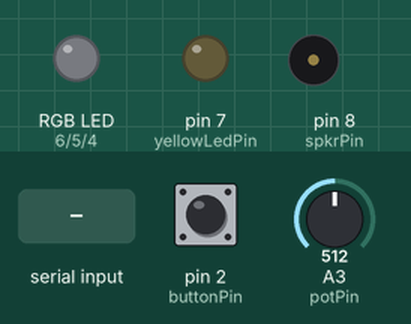
Simulated run of this sketch. Board: Arduino Uno, built with avr-gcc and run on an emulated ATmega328P. On the bench: an RGB LED mixed from three pins (HIGH = lit), output pins drawn as LEDs (lit = HIGH), buzzer (waves = sounding). Inputs (shaded band) come from the test bench; at power-on: pin 2 (buttonPin) LOW, A3 (potPin) = 512. Dim RGB values are drawn brighter than linear; what the sketch prints to the serial monitor is not drawn.

Above: at 1.2 s.
1.3 s: "3" received over Serial
At 2.36 s:
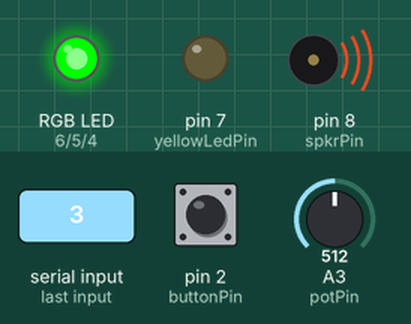
4.3 s: "1" received over Serial
At 5.7 s:
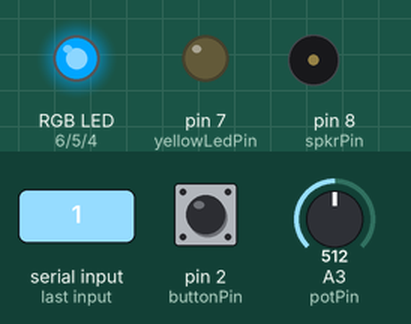
6.0 s: "2" received over Serial
At 6.6 s:
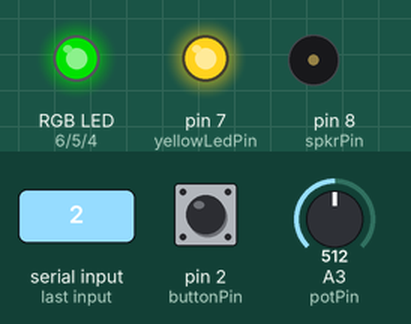
7.5 s: "4" received over Serial
At 7.65 s:
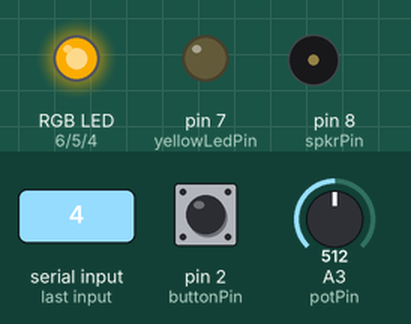
10.5 s: pin 2 (buttonPin) pulled HIGH for 0.15 s
At 10.67 s:
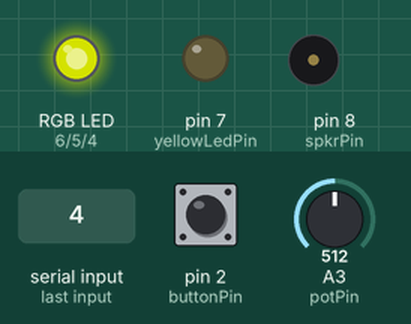
13.6 s: A3 (potPin) set to 0
Timing chart, 0 to 17.6 s (numbered marks = the images above; inputs shaded):
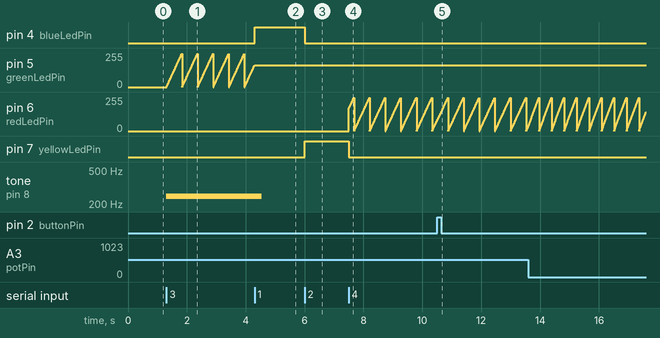

The sketch:

Final.ino
```cpp
#include "pitches.h"

// defining pins for the inputs
const int potPin = A3;
const int buttonPin = 2;

// defining pins for the outputs
const int blueLedPin = 4;
const int greenLedPin = 5;
const int redLedPin = 6;
const int yellowLedPin = 7;
const int spkrPin = 8;

// defining notes from pitches.h
int melody[] = {
  NOTE_B3, NOTE_D2
};

// note durations: 4 = quarter note, 2 = half note, etc.:
int noteDurations[] = {
  4
};

// defining some integers for delaying sound/light and fading
int ledDelay, noteDelay = millis();
int fadeValue, thisNote = 0;

// initial pin state for all the LEDs
char ledPinState = '0';

void setup() {
  // initializing the inputs
  pinMode(buttonPin, INPUT);
  pinMode(potPin, INPUT);

  // initializing the outputs
  pinMode(blueLedPin, OUTPUT);
  pinMode(yellowLedPin, OUTPUT);
  pinMode(greenLedPin, OUTPUT);
  pinMode(redLedPin, OUTPUT);

  Serial.begin(9600); // initialize serial communication at 9600 bits per second:
}


void loop() {
  int sensorValue = analogRead(potPin); // assigning potentiometer value to an integer
  Serial.println(sensorValue); // print out the value you read
  delay(1);        // delay in between reads for stability

  int buttonState = digitalRead(buttonPin); // reading if the button is pressed

  if (buttonState == HIGH) {  // If switch is ON,
    Serial.println("HIGH");   // send "HIGH" to Processing
  } else {
    Serial.println("LOW");      // If the switch is not ON, send "LOW" to Processing
  }

  // read the input on analog pin 0:
  if (Serial.available() > 0) {         //if some data is available of in the serial port
    ledPinState = Serial.read();        //read the value
  }

  if (ledPinState == '0') { // For when the game isn't started
    noTone(spkrPin); // the buzzer doesn't play

    // all the LEDs are off
    analogWrite(greenLedPin, 0);
    analogWrite(redLedPin, 0);
    digitalWrite(blueLedPin, LOW);
    digitalWrite(yellowLedPin, LOW);
  }

  else if (ledPinState == '1') {
    digitalWrite(blueLedPin, HIGH);
    digitalWrite(yellowLedPin, LOW);
  }

  else if (ledPinState == '2') {
    digitalWrite(yellowLedPin, HIGH);
    digitalWrite(blueLedPin, LOW);
  }

  else if (ledPinState == '3') {
    digitalWrite(yellowLedPin, LOW);
    digitalWrite(blueLedPin, LOW);

    analogWrite(greenLedPin, fadeValue);
    if (millis() - ledDelay > 5) {
      fadeValue = (fadeValue + 5) % 255;
      ledDelay = millis();
    }
    // to calculate the note duration, take one second divided by the note type.
    //e.g. quarter note = 1000 / 4, eighth note = 1000/8, etc.
    int noteDuration = 1000 / noteDurations[thisNote];
    tone(spkrPin, melody[thisNote], noteDuration);
  }

  else if (ledPinState == '4') {
    digitalWrite(yellowLedPin, LOW);
    digitalWrite(blueLedPin, LOW);

    analogWrite(redLedPin, fadeValue);
    if (millis() - ledDelay > 5) {
      fadeValue = (fadeValue + 5) % 255;
      ledDelay = millis();
    }
    int noteDuration = 1000 / noteDurations[thisNote + 1];
    tone(spkrPin, melody[thisNote + 1], noteDuration);

  }
}
```

pitches.h
```cpp
/*************************************************
   Public Constants
 *************************************************/

#define NOTE_B0  31
#define NOTE_C1  33
#define NOTE_CS1 35
#define NOTE_D1  37
#define NOTE_DS1 39
#define NOTE_E1  41
#define NOTE_F1  44
#define NOTE_FS1 46
#define NOTE_G1  49
#define NOTE_GS1 52
#define NOTE_A1  55
#define NOTE_AS1 58
#define NOTE_B1  62
#define NOTE_C2  65
#define NOTE_CS2 69
#define NOTE_D2  73
#define NOTE_DS2 78
#define NOTE_E2  82
#define NOTE_F2  87
#define NOTE_FS2 93
#define NOTE_G2  98
#define NOTE_GS2 104
#define NOTE_A2  110
#define NOTE_AS2 117
#define NOTE_B2  123
#define NOTE_C3  131
#define NOTE_CS3 139
#define NOTE_D3  147
#define NOTE_DS3 156
#define NOTE_E3  165
#define NOTE_F3  175
#define NOTE_FS3 185
#define NOTE_G3  196
#define NOTE_GS3 208
#define NOTE_A3  220
#define NOTE_AS3 233
#define NOTE_B3  247
#define NOTE_C4  262
#define NOTE_CS4 277
#define NOTE_D4  294
#define NOTE_DS4 311
#define NOTE_E4  330
#define NOTE_F4  349
#define NOTE_FS4 370
#define NOTE_G4  392
#define NOTE_GS4 415
#define NOTE_A4  440
#define NOTE_AS4 466
#define NOTE_B4  494
#define NOTE_C5  523
#define NOTE_CS5 554
#define NOTE_D5  587
#define NOTE_DS5 622
#define NOTE_E5  659
#define NOTE_F5  698
#define NOTE_FS5 740
#define NOTE_G5  784
#define NOTE_GS5 831
#define NOTE_A5  880
#define NOTE_AS5 932
#define NOTE_B5  988
#define NOTE_C6  1047
#define NOTE_CS6 1109
#define NOTE_D6  1175
#define NOTE_DS6 1245
#define NOTE_E6  1319
#define NOTE_F6  1397
#define NOTE_FS6 1480
#define NOTE_G6  1568
#define NOTE_GS6 1661
#define NOTE_A6  1760
#define NOTE_AS6 1865
#define NOTE_B6  1976
#define NOTE_C7  2093
#define NOTE_CS7 2217
#define NOTE_D7  2349
#define NOTE_DS7 2489
#define NOTE_E7  2637
#define NOTE_F7  2794
#define NOTE_FS7 2960
#define NOTE_G7  3136
#define NOTE_GS7 3322
#define NOTE_A7  3520
#define NOTE_AS7 3729
#define NOTE_B7  3951
#define NOTE_C8  4186
#define NOTE_CS8 4435
#define NOTE_D8  4699
#define NOTE_DS8 4978
```

Measured:
- after the input at 1.3 s, pin 5 (greenLedPin): ramps from 0/255 to 250/255 and jumps back, once every 0.53 s; tone on pin 8 (spkrPin): silent → 247 Hz at once
- after the input at 4.3 s, pin 4 (blueLedPin): LOW → HIGH at once; pin 5 (greenLedPin): goes on until 4.3 s, then stays 165/255; tone on pin 8 (spkrPin): 247 Hz → silent after 0.25 s
- after the input at 6.0 s, pin 4 (blueLedPin): HIGH → LOW at once; pin 7 (yellowLedPin): LOW → HIGH at once
- after the input at 7.5 s, pin 6 (redLedPin): ramps from 0/255 to 250/255 and jumps back, once every 0.53 s; pin 7 (yellowLedPin): HIGH → LOW at once
- after the input at 10.5 s, tone on pin 8 (spkrPin): stays silent (without the input it goes to 73 Hz after 3.1 s)
